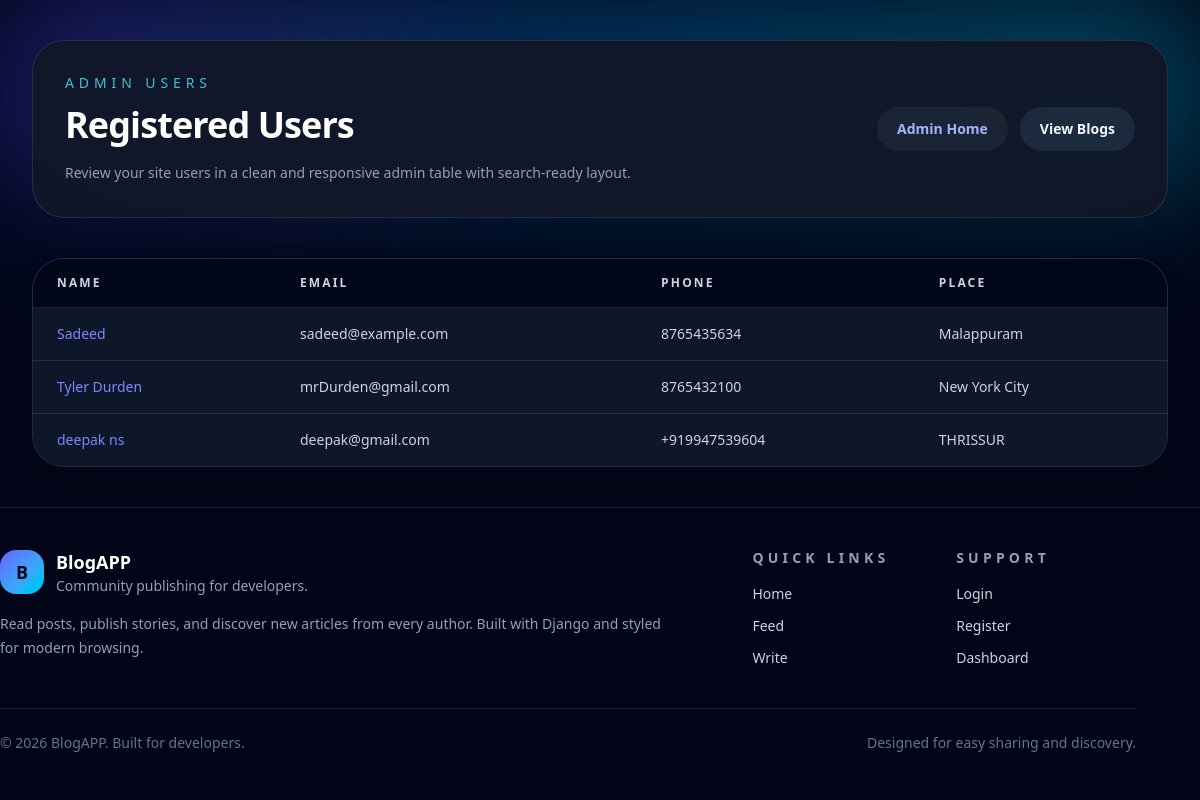
The app's page /view_users/ (signed in) with its own data.
### myapp/models.py (models this page shows, shortened)
class UserProfile(models.Model):
    USER = models.ForeignKey(User, on_delete=models.CASCADE)
    name = models.CharField(max_length=100)
    email = models.EmailField()
    phone = models.CharField(max_length=15)
    place = models.CharField(max_length=100)

### myapp/views.py (the view)
# urls.py: path('view_users/',views.view_users,name='view_users'),
@login_required
@user_passes_test(lambda user: user.is_superuser, login_url='home')
def view_users(request):
   users = UserProfile.objects.all()
   return render(request,'view_users.html',{'users':users})

### myapp/templates/view_users.html (shortened to what this page needs)
<!DOCTYPE html>
<html lang="en">
<head>
    {% load static %}
    <script src="https://cdn.jsdelivr.net/npm/@tailwindcss/browser@4"></script>
</head>
<body class="min-h-screen bg-slate-950 text-slate-100">
    <div class="relative overflow-hidden">
        <div class="relative mx-auto max-w-7xl px-4 py-10 sm:px-6 lg:px-8">
            <header class="mb-10 rounded-[2rem] border border-white/10 bg-gray-900/95 p-8 shadow-2xl shadow-black/20 backdrop-blur-xl">
                <div class="flex flex-col gap-5 lg:flex-row lg:items-center lg:justify-between">
                    <div>
                        <p class="text-sm uppercase tracking-[0.35em] text-cyan-300/80">Admin users</p>
                        <h1 class="mt-3 text-4xl font-bold tracking-tight text-white">Registered Users</h1>
                        <p class="mt-4 max-w-2xl text-sm leading-6 text-slate-400">Review your site users in a clean and responsive admin table with search-ready layout.</p>
                    </div>
                    <div class="flex flex-wrap items-center gap-3">
                        <a href="{% url 'admin_home' %}" class="inline-flex items-center justify-center rounded-full bg-white/5 px-5 py-3 text-sm font-semibold text-indigo-300 transition hover:bg-white/10">Admin Home</a>
                        <a href="{% url 'view_blogs_admin' %}" class="inline-flex items-center justify-center rounded-full bg-slate-800 px-5 py-3 text-sm font-semibold text-slate-100 transition hover:bg-slate-700">View Blogs</a>
                    </div>
                </div>
            </header>
            <section class="overflow-hidden rounded-[2rem] border border-white/10 bg-slate-900/80 shadow-2xl shadow-black/20">
                <div class="overflow-x-auto">
                    <table class="min-w-full divide-y divide-white/10 text-sm text-left">
                        <thead class="bg-slate-950/90 text-slate-300">
                            <tr>
                                <th class="px-6 py-4 uppercase tracking-[0.18em] text-xs font-semibold">Name</th>
                                <th class="px-6 py-4 uppercase tracking-[0.18em] text-xs font-semibold">Email</th>
                                <th class="px-6 py-4 uppercase tracking-[0.18em] text-xs font-semibold">Phone</th>
                                <th class="px-6 py-4 uppercase tracking-[0.18em] text-xs font-semibold">Place</th>
                            </tr>
                        </thead>
                        <tbody class="divide-y divide-white/10 bg-slate-900/70">
                            {% if users %}
                                {% for i in users %}
                                    <tr class="transition hover:bg-white/5">
                                        <td class="px-6 py-4 text-slate-100"><a href="{% url 'profile' i.USER.username %}" class="text-indigo-400 hover:text-indigo-300 transition">{{ i.name }}</a></td>
                                        <td class="px-6 py-4 text-slate-300 break-words">{{ i.email }}</td>
                                        <td class="px-6 py-4 text-slate-300">{{ i.phone }}</td>
                                        <td class="px-6 py-4 text-slate-300">{{ i.place }}</td>
                                    </tr>
                                {% endfor %}
                            {% else %}
                                <tr>
                                    <td class="px-6 py-10 text-center text-slate-400" colspan="4">No registered users found.</td>
                                </tr>
                            {% endif %}
                        </tbody>
                    </table>
                </div>
            </section>
        </div>
    </div>
    {% include 'footer.html' %}
</body>
</html>

### records on screen
UserProfile: name "Sadeed", email "sadeed@example.com", phone "8765435634", place "Malappuram"
UserProfile: name "Tyler Durden", email "mrDurden@gmail.com", phone "8765432100", place "New York City"
UserProfile: name "deepak ns", email "deepak@gmail.com", phone "+919947539604", place "THRISSUR"
